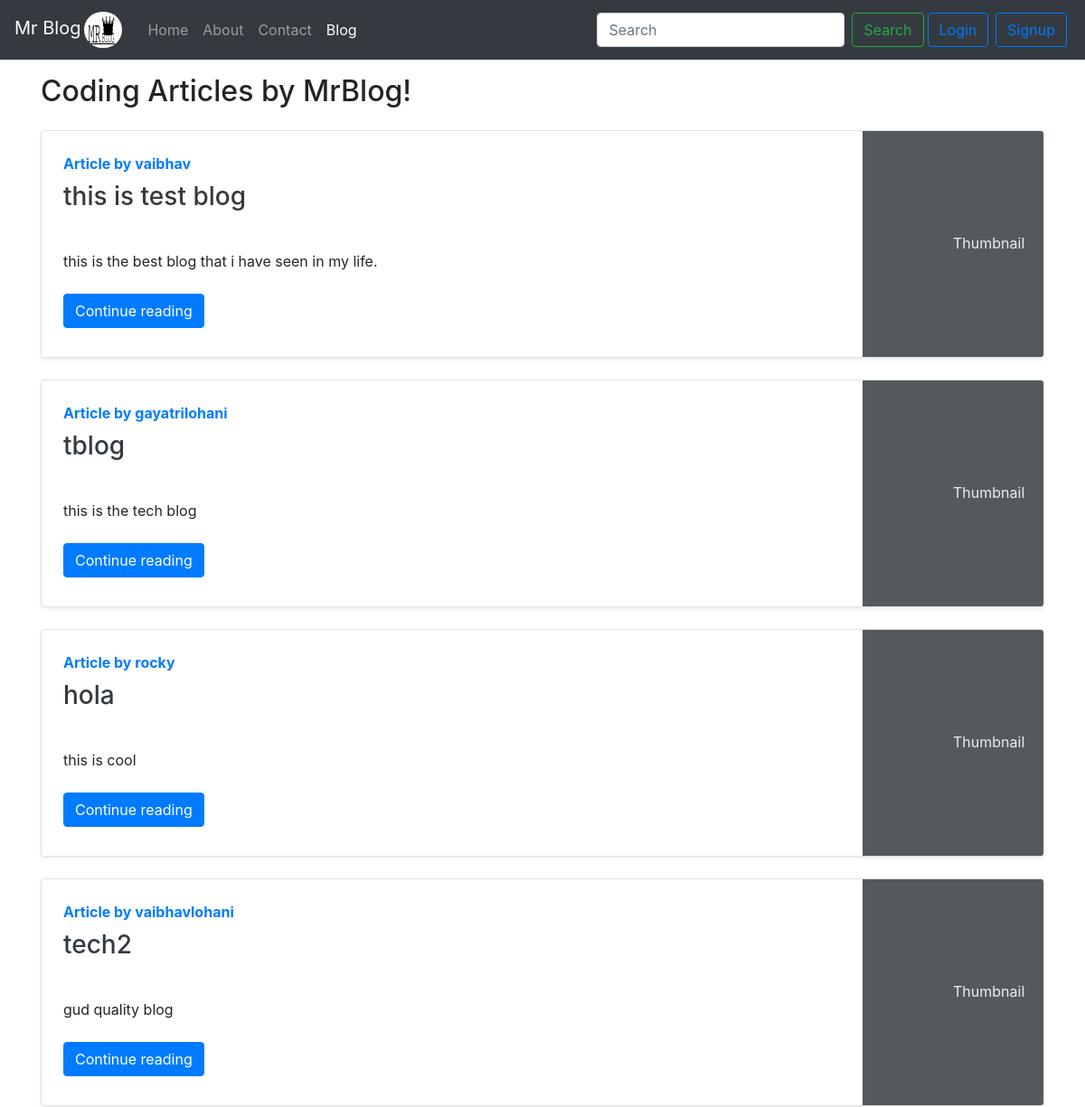
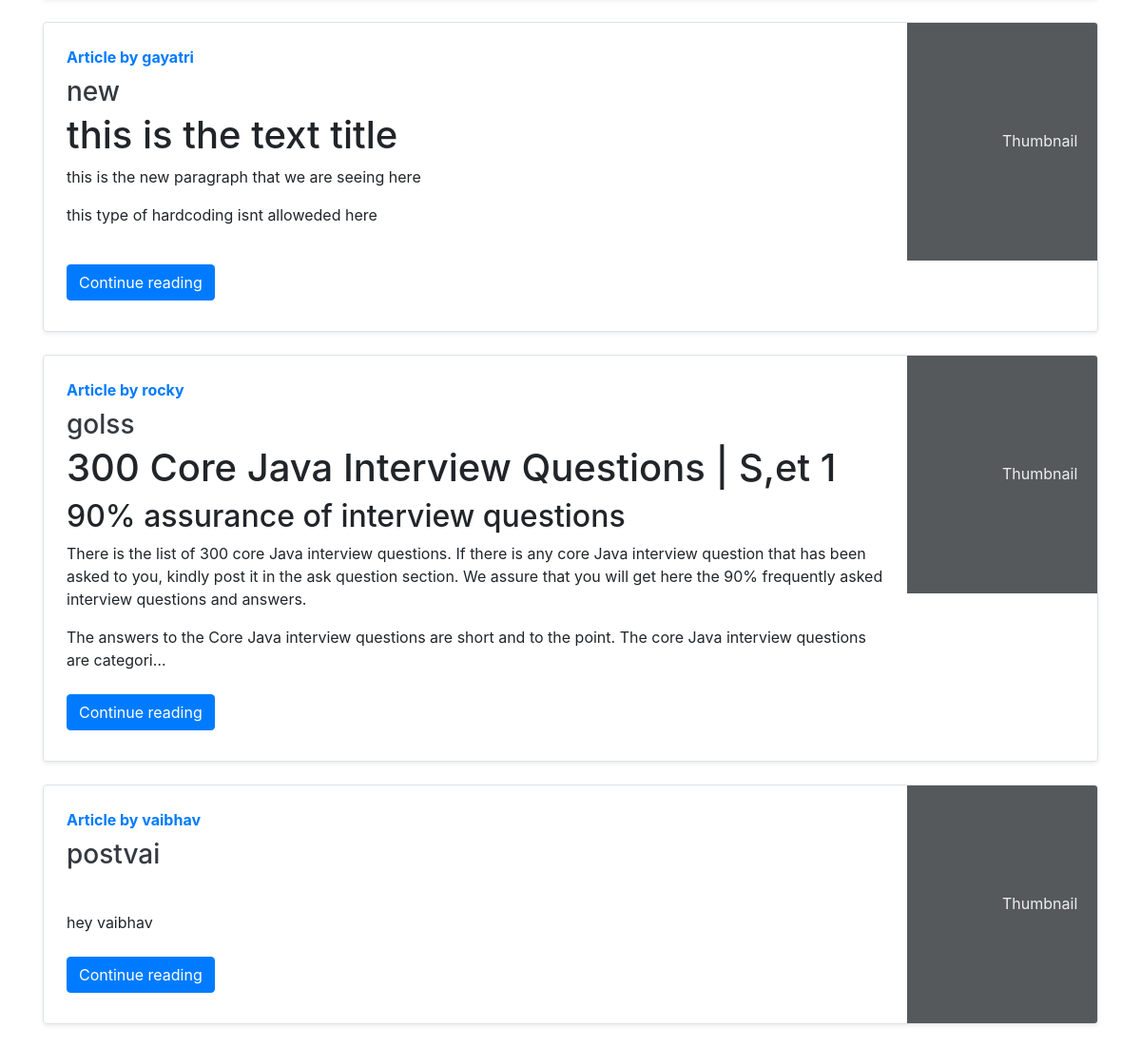
Screenshot of /blog/ with the database file from the repository (2 pictures, top to bottom).
### mrblog/models.py (models this page shows, shortened)
class Post(models.Model):
    sno = models.AutoField(primary_key=True)
    title = models.CharField(max_length=255)
    email = models.CharField(max_length=50)
    content = models.TextField()
    author = models.CharField(max_length=30)
    timeStamp = models.DateTimeField(blank=True)
    slug = models.CharField(max_length=130)

### mrblog/views.py (the view)
# urls.py: path('', views.blogHome, name='blogHome'),
def blogHome(request):
    allPosts=Post.objects.all()
    context={'allPosts': allPosts}
    return render(request, 'blog/blogHome.html', context)

### templates/blog/blogHome.html (shortened to what this page needs)
{% extends 'base.html' %}
{% block blogactive %}active {%endblock blogactive%}
{% block body %}
<div class="container my-3">
    <h2>Coding Articles by MrBlog!</h2>
    {% for post in allPosts  %}
    <div class="row no-gutters border rounded overflow-hidden flex-md-row mb-4 shadow-sm h-md-250 my-4 position-relative">
        <div class="col p-4 d-flex flex-column position-static">
            <strong class="d-inline-block mb-2 text-primary">Article  by {{post.author}}</strong>
            <h3 class="mb-0"><a class="text-dark" href="/blog/{{post.slug}}">{{post.title}}</a></h3>
            <p class="card-text mb-auto"> <div class="preview"> {{post.content|safe| truncatechars:500}}</div> </p>
            <div class="my-2">
            	<a href="/blog/{{post.slug}}" role="button" class="btn btn-primary">Continue reading</a>
            </div>
        </div>
        <div class="col-auto d-none d-lg-block">
            <svg class="bd-placeholder-img" width="200" height="250" xmlns="http://www.w3.org/2000/svg" preserveAspectRatio="xMidYMid slice" focusable="false" role="img" aria-label="Placeholder: Thumbnail">
                <rect width="100%" height="100%" fill="#55595c"></rect><text x="50%" y="50%" fill="#eceeef" dy=".3em">Thumbnail</text>
            </svg>
        </div>
        </div>
        {% endfor %}
    </div>
 {% endblock %}

### templates/base.html (shortened to what this page needs)
<!DOCTYPE html>
<html lang="en">
<head>
<link href="https://cdn.jsdelivr.net/npm/bootstrap@5.0.0-beta2/dist/css/bootstrap.min.css" rel="stylesheet">
<link rel="stylesheet" href="https://maxcdn.bootstrapcdn.com/bootstrap/4.0.0/css/bootstrap.min.css">
</head>
<body>
<nav class="navbar navbar-expand-lg navbar-dark bg-dark">
      <a class="navbar-brand" href="/">Mr Blog<img class="brandLogo mx-1 " src="/static/b.jpg"  style="border-radius:50px" alt=".">  </a>
    <div class="collapse navbar-collapse" id="navbarSupportedContent">
      <ul class="navbar-nav me-auto mb-2 mb-lg-0">
        <li class="nav-item {% block homeactive %} {%endblock homeactive%} " >
          <a class="nav-link " aria-current="page" href="/">Home</a>
        </li>
        <li class="nav-item {% block aboutactive %} {%endblock aboutactive%} ">
          <a class="nav-link" href="/about">About</a>
        </li>
         <li class="nav-item {% block contactactive %} {%endblock contactactive%} ">
          <a class="nav-link" href="/contact">Contact</a>
        </li>
         <li class="nav-item {% block blogactive %} {%endblock blogactive%} ">
          <a class="nav-link" href="/blog">Blog</a>
        </li>
      </ul>
        <div class="ml-auto form-inline">
      <form method="get" action="/search" class="d-flex " >
        <input class="form-control mr-sm-2 "  type="search" placeholder="Search" name="query" id="search" aria-label="Search">
        <button class="btn btn-outline-success "  type="submit">Search</button>
      </form>
{% if user.is_authenticated %}
  <div class="dropdown">
  <a class="btn btn-dark dropdown-toggle mx-1" href="#" role="button" id="dropdownMenuLink" data-toggle="dropdown" aria-haspopup="true" aria-expanded="false">
 Welcome {{request.user}}
  </a>
  <div class="dropdown-menu" aria-labelledby="dropdownMenuButton">
    <a class="dropdown-item " href="/logout">Logout</a>
  </div>
  </div>
{% else %}
<button type="button" class="btn btn-outline-primary mx-1 " data-bs-toggle="modal" data-bs-target="#loginModal">
Login
</button>
<button type="button" class="btn btn-outline-primary mx-1 " data-bs-toggle="modal" data-bs-target="#signupModal">
Signup
</button>
{% endif %}
  </div>
    </nav>
{%block body %}{%endblock body%}
</body>
</html>

### rows the page displays
Post: author "vaibhav", title "this is test blog", content "this is the best blog that i have seen in my life."
Post: author "gayatrilohani", title "tblog", content "this is the tech blog"
Post: author "rocky", title "hola", content "this is cool"
Post: author "vaibhavlohani", title "tech2", content "gud quality blog"
Post: author "gayatri", title "new", content "this is the text title this is the new paragraph that we are seeing here this type of hardcoding isnt alloweded here"
Post: author "rocky", title "golss", content "300 Core Java Interview Questions | S,et 1 90% assurance of interview questions There is the list of 300 core Java interview questions. If there is any core Java interview question that has been asked to you, kindly post it in the ask question section. We assure that you will get here the 90% frequently asked interview questions and answers. The answers to the Core Java interview questions are short and to the point. The core Java interview questions are categori…"
Post: author "vaibhav", title "postvai", content "hey vaibhav"
